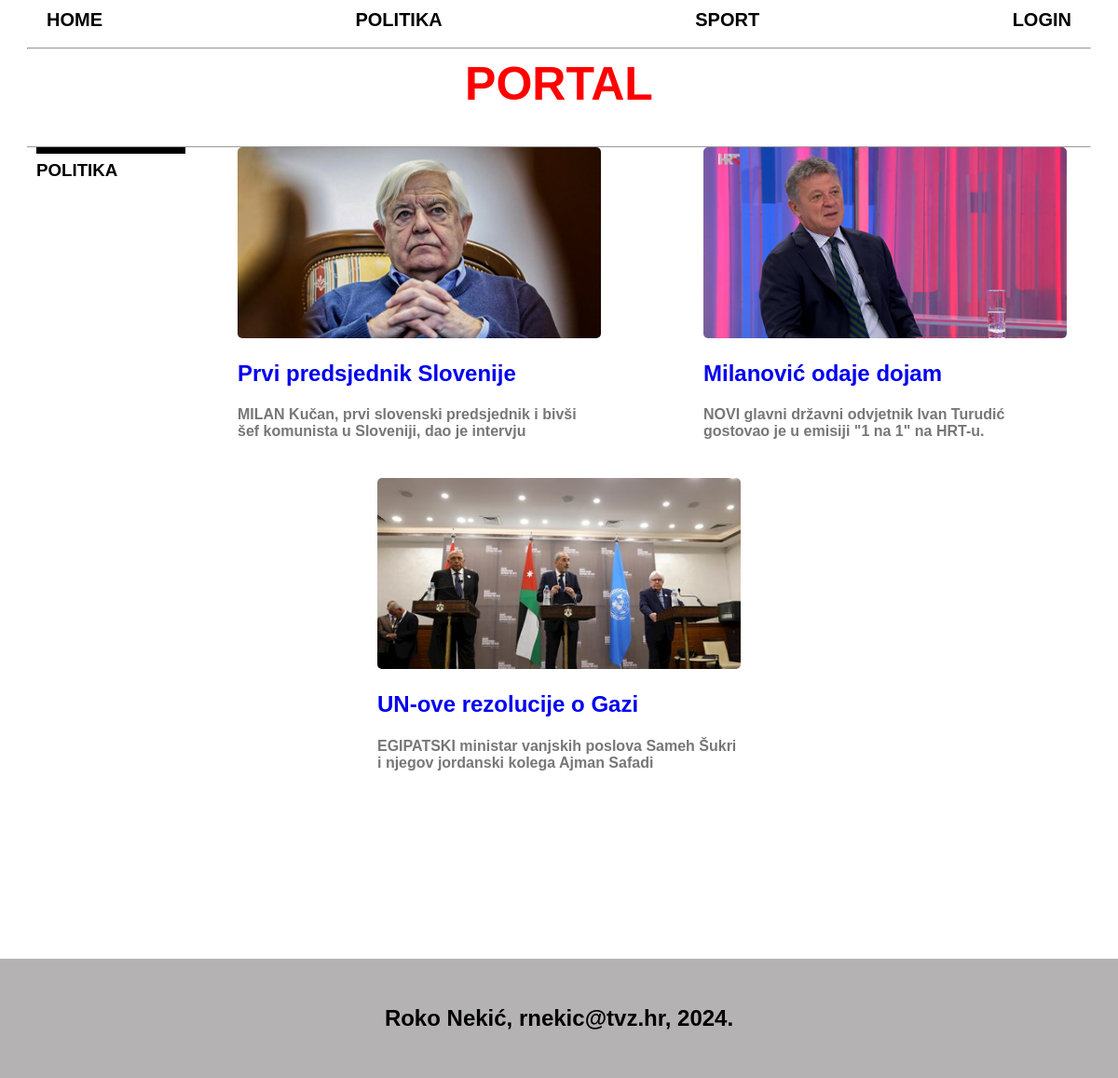
Screenshot of /kategorija.php with the database file from the repository.
### tables this page shows
CREATE TABLE `unos` (
  `id` int(11) NOT NULL,
  `datum` varchar(32) NOT NULL,
  `naslov` varchar(64) NOT NULL,
  `sazetak` text NOT NULL,
  `tekst` text NOT NULL,
  `slika` varchar(64) NOT NULL,
  `kategorija` varchar(64) NOT NULL,
  `arhiva` tinyint(1) NOT NULL
);

### kategorija.php (the view, shortened to what this page needs)
<!DOCTYPE html>
<html lang="en">
<head>
    <link rel="stylesheet" href="style.css">
</head>
<body>
<?php
if (isset($_SESSION['username']) && $_SESSION['level'] == 1) {
    ?>
    <header>
        <nav class="navigacija">
            <ul>
                <li><a href="projekt.php">HOME</a></li>
                <li><a href="kategorija.php?kategorija=politika">POLITIKA</a></li>
                <li><a href="kategorija.php?kategorija=sport">SPORT</a></li>
                <li><a href="unos.html">UNOS</a></li>
                <li><a href="administracija.php">ADMINISTRACIJA</a></li>
                <li><a href="odjava.php">ODJAVA</a></li>
            </ul>
        </nav>
        <hr>
        <h1 class="imeportala">PORTAL</h1>
        <div class="crta"><hr></div>
    </header>
    <?php
} else {
    ?>
    <header>
        <nav class="navigacija">
            <ul>
                <li><a href="projekt.php">HOME</a></li>
                <li><a href="kategorija.php?kategorija=politika">POLITIKA</a></li>
                <li><a href="kategorija.php?kategorija=sport">SPORT</a></li>
                <li><a href="login.php">LOGIN</a></li>
            </ul>
        </nav>
        <hr>
        <h1 class="imeportala">PORTAL</h1>
        <div class="crta"><hr></div>
    </header>
    <?php
}
?>
    <?php
    include 'connect.php';
    ?>
<section class="prvi">
<?php
$query = "SELECT * FROM unos WHERE arhiva=0 AND kategorija='politika' LIMIT 3";
$result = mysqli_query($dbc, $query);
echo'<aside>
<hr>
<h3 class="sastrane"> POLITIKA </h4> </aside>';
while($row = mysqli_fetch_array($result)) {
echo '<article class="artikl">';
echo '<a href="clanak.php?id='.$row['id'].'">';
echo'<img src="'.uploads.$row['slika'].'" alt="" width="100%" height="205px">';
echo '</a>';
echo '<h2 class="title">';
echo '<a href="clanak.php?id='.$row['id'].'">';
echo $row['naslov'];
echo '</a>';
echo '<h4 class="">';
echo $row['sazetak'];
echo '</h4>';
echo '</article>';
}?>
</section>
    <footer>
        <div>
            <h2> Roko Nekić, rnekic@tvz.hr, 2024.</h2>
        </div>
    </footer>
</body>
</html>

### style.css (style rules this page uses)
body { margin: 0 auto; padding: 0; background-color: rgb(226, 226, 226); max-width: 1600px; font-family:'Trebuchet MS', 'Lucida Sans Unicode', 'Lucida Grande', 'Lucida Sans', Arial, sans-serif; height: 100%; }
header { margin: 0 auto; max-width: 100%; padding: 0%; background-color: white; }
section { max-width: 100%; margin: 0 auto; background-color: white; }
.navigacija { margin: 0 auto; }
.navigacija ul { max-width: 100%; display: flex; justify-content: space-between; flex-wrap: wrap; align-items: center; overflow: hidden; list-style: none; padding: 0; margin: 0; }
.navigacija li { display: inline-block; padding: 0 30px 0 30px; }
.navigacija a { color: black; text-decoration: none; font-size: 20px; font-weight: bold; display: block; padding: 10px 20px; }
header hr { max-width: 95%; }
.crta { margin: 0 auto; padding: 0px; height: 1px; }
.imeportala { margin: auto; font-size:50px; color: red; text-align: center; padding-bottom:30px; }
.prvi { display: flex; flex-wrap: wrap; margin: 0 auto; max-width: 100%; padding-bottom: 160px; height: 100%; }
.prvi aside { padding-bottom: 20px; display: block; width: 200px; max-width: 100%; }
.sastrane { margin: 0 auto; margin-top: 7px; padding-left: 39px; }
.prvi hr { margin: 0 auto; margin-left: 39px; justify-content: right; width: 130px; height: 7px; max-width: 75%; padding-left: 30px; border: none; color: black; background-color: black; }
.prvi article { margin: 0 auto; width: 390px; max-width: 100%; padding-bottom: 20px; }
img { border-radius: 5px; }
.prvi h4 { color: rgb(119, 119, 119); }
.prvi a { text-decoration: none; }
footer { display: flex; justify-content: center; width: 100%; margin-top: 0 auto; padding-top: 30px; padding-bottom: 30px; background-color: rgb(180, 178, 178); }

### rows the page displays
unos: slika (picture), naslov "Prvi predsjednik Slovenije", sazetak "MILAN Kučan, prvi slovenski predsjednik i bivši šef komunista u Sloveniji, dao je intervju"
unos: slika (picture), naslov "Milanović odaje dojam", sazetak "NOVI glavni državni odvjetnik Ivan Turudić gostovao je u emisiji \"1 na 1\" na HRT-u."
unos: slika (picture), naslov "UN-ove rezolucije o Gazi", sazetak "EGIPATSKI ministar vanjskih poslova Sameh Šukri i njegov jordanski kolega Ajman Safadi"
